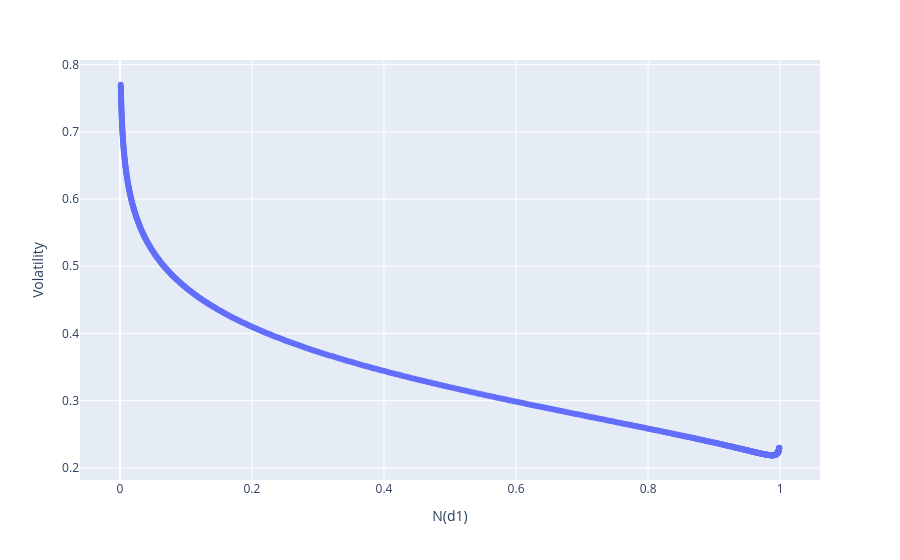

Notebook code cell kept with this figure:
### Code cell
# plot vols as a scatterplot: x = N(d1), y = vol
d1 = np.linspace(-3, 3, 600)    # d1 range: -inf, +inf
bs_delta = delta_bs(d1)    # Black-Scholes delta range: (0, 1)
vol = vol_parabolic(d1, 0.25, -0.05, 0.02)
fig = px.scatter(x=bs_delta, y=vol)
fig.update_layout(xaxis_title='N(d1)', yaxis_title='Volatility')
fig.show()

### Figure 1 — Plotly figure (JSON) as saved in the notebook; plotly's stock layout.template omitted (floating-point values rounded to 4 significant figures; data arrays with more than 128 entries replaced by an {"elided": "..."} marker saying what was removed)
{"data": [{"hovertemplate": "x=%{x}<br>y=%{y}<extra></extra>", "legendgroup": "", "marker": {"color": "#636efa", "symbol": "circle"}, "mode": "markers", "name": "", "orientation": "v", "showlegend": false, "type": "scatter", "x": {"elided": "600 float values"}, "xaxis": "x", "y": {"elided": "600 float values"}, "yaxis": "y"}], "layout": {"legend": {"tracegroupgap": 0}, "margin": {"t": 60}, "xaxis": {"anchor": "y", "domain": [0, 1], "title": {"text": "N(d1)"}}, "yaxis": {"anchor": "x", "domain": [0, 1], "title": {"text": "Volatility"}}}}
